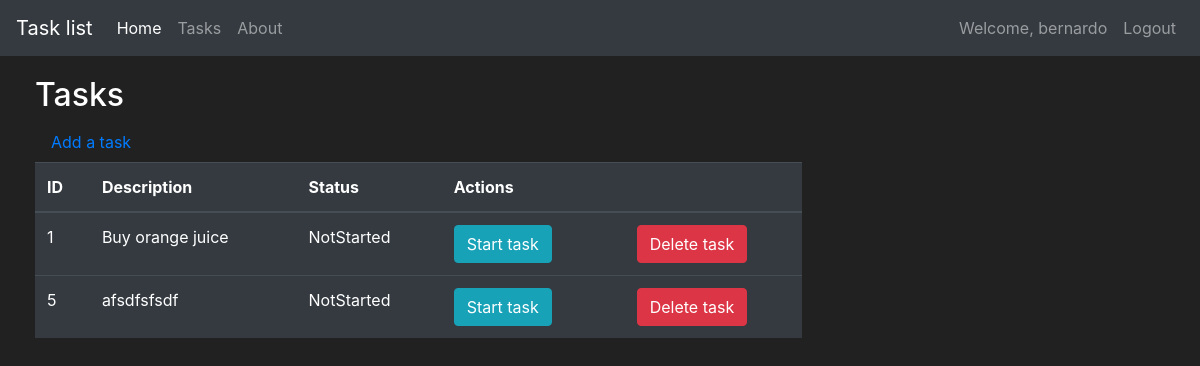
The page /tasks (signed in) on the database its author committed.
### tasklist/models.py (models this page shows, shortened)
class User(db.Model, UserMixin):
    id = db.Column(db.Integer(), primary_key=True)
    username = db.Column(db.String(length=30), nullable = False, unique=True)
    email = db.Column(db.String(length=80), nullable = False, unique=True)
    name = db.Column(db.String(length=50))
    password_hash = db.Column(db.String(length=60), nullable = False)
    task_items = db.relationship('TaskItem', backref='owned_user', lazy=True)
    @property
    def password(self):
        return self.password

class TaskItem(db.Model):
    id = db.Column(db.Integer(), primary_key=True)
    description = db.Column(db.String(length=50), nullable = False, unique=True)
    status = db.Column(db.String(length=10), nullable = False)
    owner = db.Column(db.Integer(), db.ForeignKey('user.id'))

### tasklist/routes.py (the view)
@app.route('/tasks', methods=['GET','POST'])
@login_required
def tasks_page():
    deletetask_form = DeleteTaskItemForm()
    if request.method == 'POST':
        deleted_task = request.form.get('deleted_task')
        task = TaskItem.query.filter_by(id=deleted_task).first()
        db.session.delete(task)
        db.session.commit()
        flash(f'Task "{task.description}" has been deleted.', category='success')
    tasks = TaskItem.query.filter_by(owner = current_user.id)
    return render_template('tasks.html', tasks = tasks, deletetask_form=deletetask_form)

### tasklist/models.py (called while the page is built)
@login_mgr.user_loader
def load_user(user_id):
    return User.query.get(int(user_id))

### tasklist/templates/tasks.html (shortened to what this page needs)
{% extends 'layout.html' %}
{% block content %}
    <div class="row" style="margin-top:20px; margin-left:20px">
        <div class="col-8">
            <h2>Tasks</h2>
            <a class="nav-link" href="{{ url_for('addtask_page') }}">Add a task</a>
            <table class="table table-hover table-dark">
                <thead>
                    <tr>
                        <th scope="col">ID</th>
                        <th scope="col">Description</th>
                        <th scope="col">Status</th>
                        <th scope="col">Actions</th>
                    </tr>
                </thead>
                <tbody>
                    {% for task in tasks %}
                        <tr>
                            <td>{{task.id}}</td>
                            <td>{{task.description}}</td>
                            <td>{{task.status}}</td>
                            <td>
                                <div class="row">
                                    <div class="col-6">
                                        {% if task.status == 'NotStarted' %}
                                            <button class="btn btn-outline btn-info" data-toggle="modal" data-target="#StartTask-{{ task.id }}">Start task</button>
                                        {% else %}
                                            {% if task.status == 'InProgress' %}
                                            <button class="btn btn-outline btn-success" data-toggle="modal" data-target="#FinishTask-{{ task.id }}">Finish task</button>
                                            {% endif %}
                                        {% endif %}
                                    </div>
                                    <div class="col-6">
                                        <button class="btn btn-outline btn-danger" data-toggle="modal" data-target="#Modal-DeleteTask-{{ task.id }}">Delete task</button>
                                    </div>
                                </div>
                            </td>
                        </tr>
                    {% endfor %}
                </tbody>
            </table>
        </div>
        <div class="col-4"></div>
    </div>
{% endblock %}

### tasklist/templates/layout.html (shortened to what this page needs)
<!doctype html>
<html lang='en'>
    <head>
        <link rel="stylesheet" href="https://stackpath.bootstrapcdn.com/bootstrap/4.5.2/css/bootstrap.min.css">
    </head>
    <body>
        <nav class="navbar navbar-expand-md navbar-dark bg-dark">
            <a class="navbar-brand" href="#">Task list</a>
            <div class="collapse navbar-collapse" id="navbarNav">
                <ul class="navbar-nav mr-auto">
                    <li class="nav-item active">
                        <a class="nav-link" href="{{ url_for('home_page') }}">Home <span class="sr-only">(current)</span></a>
                    </li>
                    <li class="nav-item">
                        <a class="nav-link" href="{{ url_for('tasks_page') }}">Tasks</a>
                    </li>
                    <li class="nav-item">
                        <a class="nav-link" href="{{ url_for('about_page') }}">About</a>
                    </li>
                </ul>
                {% if current_user.is_authenticated %}
                    <ul class="navbar-nav">
                        <li class="nav-item">
                            <a class="nav-link">Welcome, {{current_user.username}}</a>
                        </li>
                    </ul>
                    <ul class="navbar-nav">
                        <li class="nav-item">
                            <a class="nav-link" href="{{ url_for('logout_page') }}">Logout</a>
                        </li>
                    </ul>
                {% endif %}
            </div>
        </nav>
        {% block content %}
        {% endblock %}
      </body>
</html>

### tasklist/templates/layout.html (style rules this page uses)
body { background-color: #212121; color: white; }

### rows shown on the page
User: username "bernardo"
TaskItem: id "1", description "Buy orange juice", status "NotStarted"
TaskItem: id "5", description "afsdfsfsdf", status "NotStarted"
